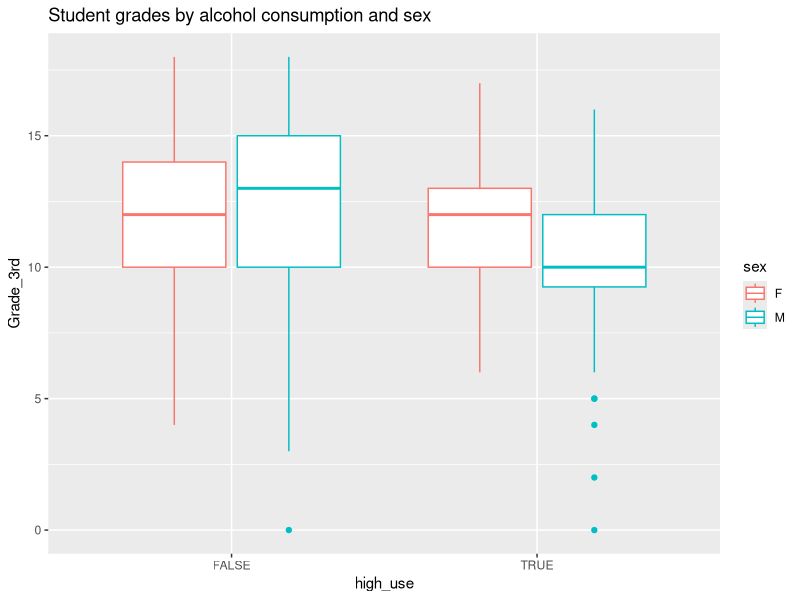
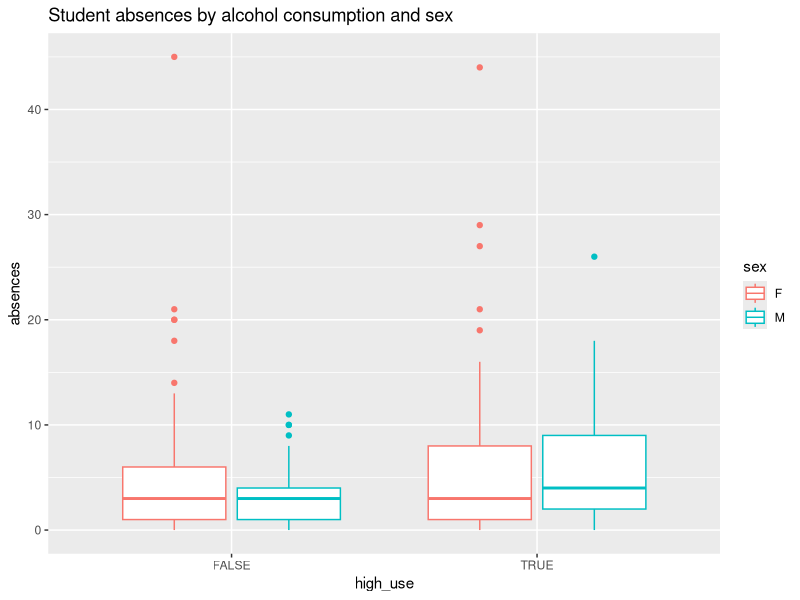
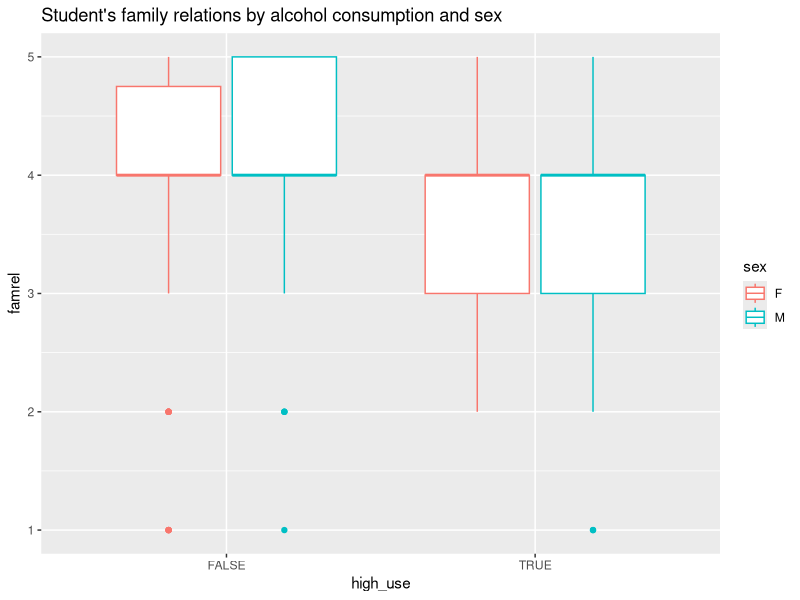
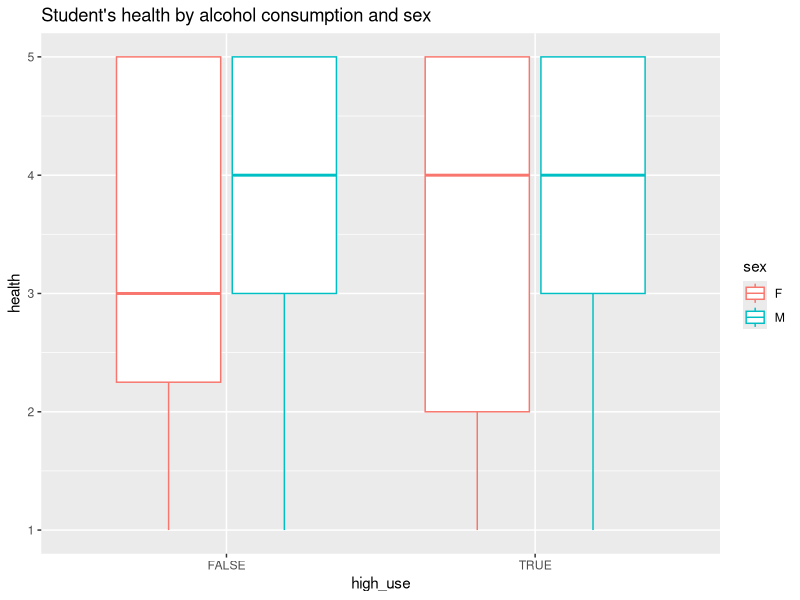
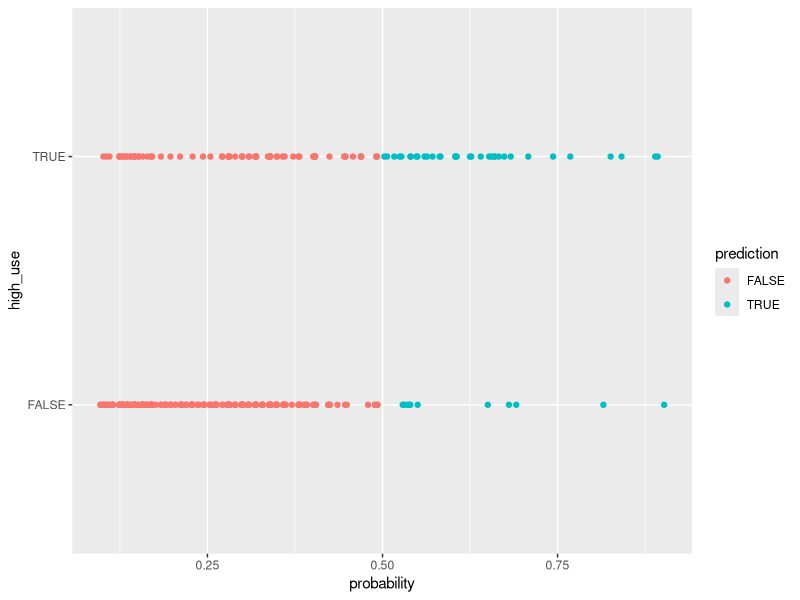

Reproduce these figures in R, in order.
## ---- chunk 1

date()

## ---- chunk 2

library(tidyverse)
library(dplyr)
library(GGally)
library(ggplot2)
## ---- chunk 3
alc <- read.csv("data/alc.csv")

#Changing the name of the grade columns to be more descriptive
colnames(alc)[31] <- "Grade_1st"
colnames(alc)[32] <- "Grade_2nd"
colnames(alc)[33] <- "Grade_3rd" 

# print out the variable names of the data set
colnames(alc)

## ---- chunk 4

# produce summary statistics by sex and alcohol (high/low) use
alc %>% group_by(sex, high_use) %>% summarise(count = n(), failures = mean(failures), mean_grade = mean(Grade_3rd), absences = mean(absences))

# initialize a plot of high_use and Grade
g1 <- ggplot(alc, aes(x = high_use, y = Grade_3rd, col = sex))
# define the plot as a boxplot and draw it
g1 + geom_boxplot() + ggtitle("Student grades by alcohol consumption and sex")

# initialize a plot of high_use and absences
g2 <- ggplot(alc, aes(x = high_use, y = absences, col = sex))
# define the plot as a box plot and draw it
g2 + geom_boxplot() + ggtitle("Student absences by alcohol consumption and sex")

## ---- chunk 5


# produce summary statistics by sex and alcohol (high/low) use
alc %>% group_by(sex, high_use) %>% summarise(count = n(), family_relations = mean(famrel), health = mean(health), )

# initialize a plot of high_use and absences
g3 <- ggplot(alc, aes(x = high_use, y = famrel, col = sex))
# define the plot as a box plot and draw it
g3 + geom_boxplot() + ggtitle("Student's family relations by alcohol consumption and sex")


# initialize a plot of high_use and absences
g4 <- ggplot(alc, aes(x = high_use, y = health, col = sex))
# define the plot as a box plot and draw it
g4 + geom_boxplot() + ggtitle("Student's health by alcohol consumption and sex")

## ---- chunk 6

# produce summary statistics by extra paid classes and alcohol (high/low) use
alc %>% group_by(paid, high_use) %>% summarise(count = n(), failures = mean(failures), mean_grade = mean(Grade_3rd))

# produce summary statistics by romantic relationship status and alcohol (high/low) use
alc %>% group_by(romantic, high_use) %>% summarise(count = n(), absences = mean(absences))


## ---- chunk 7

# find the model with glm()
m <- glm(high_use ~ sex + failures + Grade_3rd + absences, data = alc, family = "binomial")

# compute odds ratios (OR)
OR <- coef(m) %>% exp

# compute confidence intervals (CI)
CI <- confint(m) %>% exp

# print out the odds ratios with their confidence intervals
cbind(OR, CI)


## ---- chunk 8

# predict the probability of high_use and add the predicted probabilities to 'alc'
alc <- mutate(alc, probability = predict(m, type = "response"))

# use the probabilities to make a prediction of high_use
alc <- mutate(alc, prediction = probability > 0.5)

# initialize a plot of 'high_use' versus 'probability' in 'alc'
g <- ggplot(alc, aes(x = probability, y = high_use, col = prediction))
# define the geom as points and draw the plot
g + geom_point()

# tabulate the target variable versus the predictions
table(high_use = alc$high_use, prediction = alc$prediction)

# tabulate the target variable versus the predictions to show total proportions
table(high_use = alc$high_use, prediction = alc$prediction) %>% prop.table() %>% addmargins()
